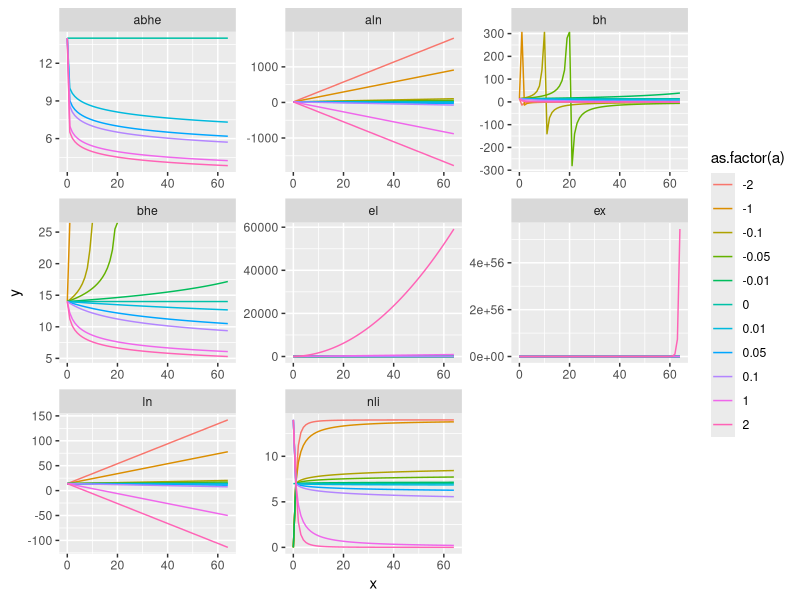
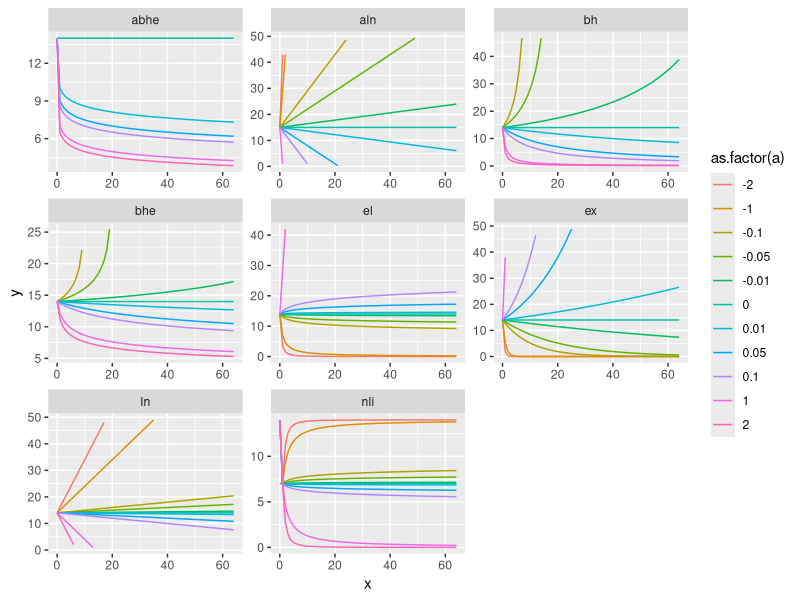
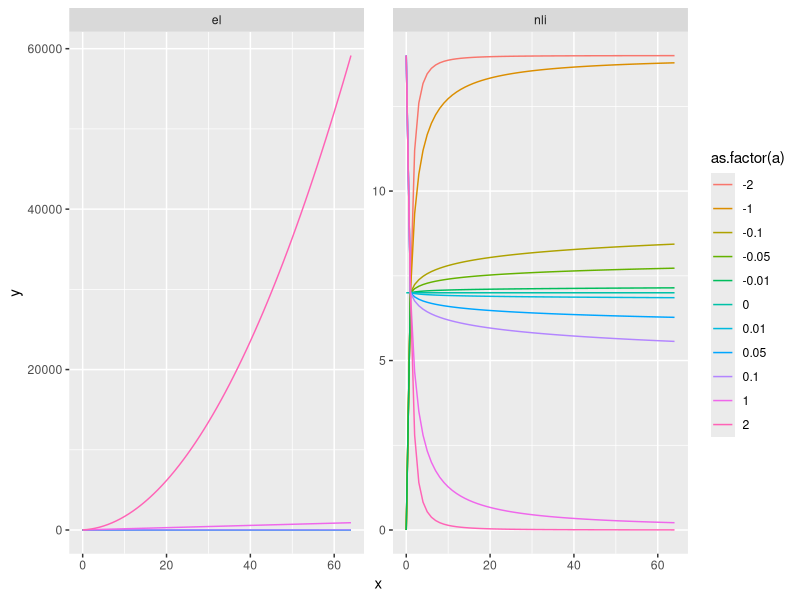
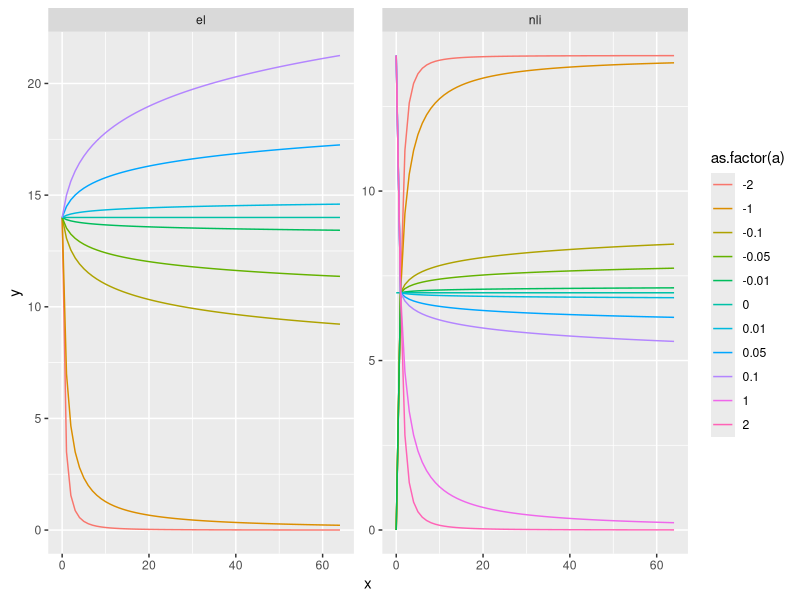
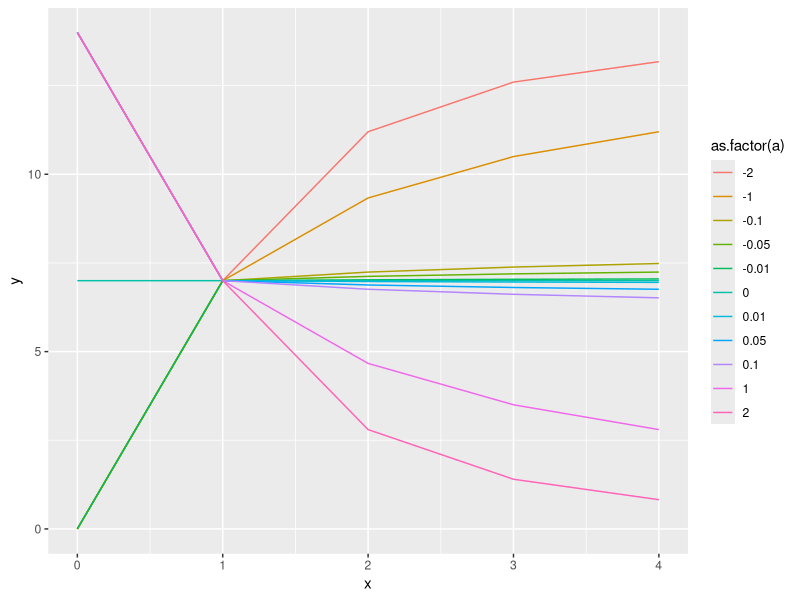

The R source for these figures, in order:
##### info ####

# file: nonlinear-functions
# author: Amy Kendig
# date last edited: 6/5/19
# goal: demonstrations of nonlinear functions that can be used to describe species interactions


#### set up ####

# clear all existing data
rm(list=ls())

# load packages
library(tidyverse)


#### define functions ####

# References
# Law and Watkinson 1987
# Levine and HilleRisLambers 2009
# Hart et al. 2018

# exponential
ex_fun <- function(y0, x, a) {
  y = y0 * exp(a * x)
  return(y)
}

# Beverton-Holt
bh_fun <- function(y0, x, a) {
  y = y0 / (1 + a * x)
  return(y)
}

# Beverton-Holt with exponent
bhe_fun <- function(y0, x, a, b) {
  y = y0 / (1 + a * x)^b
  return(y)
}

# non-linear isoclines
nli_fun <- function(y0, x, a) {
  y = y0 / (1 + x^a)
  return(y)
}

# linear
ln_fun <- function(y0, x, a) {
  y = y0 - a * x
  return(y)
}

# exponential/log
el_fun <- function(y0, x, a) {
  y = y0 * exp(a * log(x + 1))
  return(y)
}

# another Beverton-Holt with exponent
abhe_fun <- function(y0, x, a, b) {
  y = y0 / (1 + (a * x)^b)
  return(y)
}

# another linear
aln_fun <- function(y0, x, a) {
  y = 1 + y0 * (1 - a * x)
  return(y)
}


#### simulate data ####

# y0 is based on biomass
y0 = 14

# functions
funs = tibble(funs = c("abhe", "aln", "bh", "bhe", "el", "ex", "ln", "nli"))

# a is the rate of increase or decrease
sim_dat = expand.grid(0:64, c(-2:2, -0.1, -0.05, -0.01, 0.01, 0.05, 0.1)) %>%
  merge(funs, all = T)

# name columns
colnames(sim_dat) = c("x", "a", "func")

# simulate y values
sim_dat <- sim_dat %>%
  mutate(y = case_when(func == "abhe" ~ abhe_fun(y0, x, a, 0.2),
                       func == "aln" ~ aln_fun(y0, x, a),
                       func == "bh" ~ bh_fun(y0, x, a),
                       func == "bhe" ~ bhe_fun(y0, x, a, 0.2),
                       func == "el" ~ el_fun(y0, x, a),
                       func == "ex" ~ ex_fun(y0, x, a),
                       func == "ln" ~ ln_fun(y0, x, a),
                       func == "nli" ~ nli_fun(y0, x, a)))

#### Figure ####

# all results
sim_dat %>%
  ggplot(aes(x = x, y = y, colour = as.factor(a))) + 
  geom_line() +
  facet_wrap(~func, scales = "free")

# remove extreme values
sim_dat %>%
  filter(y < 50 & y > 0) %>%
  ggplot(aes(x = x, y = y, colour = as.factor(a))) + 
  geom_line() +
  facet_wrap(~func, scales = "free")

# look at the nli and el models (saturating postiive effects)
sim_dat %>%
  filter(func %in% c("el", "nli")) %>%
  ggplot(aes(x = x, y = y, colour = as.factor(a))) + 
  geom_line() +
  facet_wrap(~func, scales = "free")

# el does poorly with high a values
sim_dat %>%
  filter((func == "el" & a < 1) | func == "nli") %>%
  ggplot(aes(x = x, y = y, colour = as.factor(a))) + 
  geom_line() +
  facet_wrap(~func, scales = "free")

# nli has some weird behavior near zero
sim_dat %>%
  filter(func == "nli" & x < 5) %>%
  ggplot(aes(x = x, y = y, colour = as.factor(a))) + 
  geom_line()
# 0 raised to negative numbers or 0 isn't calculated as 0


#### conclusions ####

# the exponential log function works well as long as a is less than 1
# the non-linear isocline function works well as long as x is greater than 0
# the nli was analyzed in Hart et al. 2018 (competitive ability value available)
# but I don't think it makes sense that one neighbor automatically decreases the biomass to half of when the plant is alone. it seems to assume that the focal counts as 1 and when it is alone, it is at half of its carrying capacity (given facilitation)
# I'll use the exponential log function